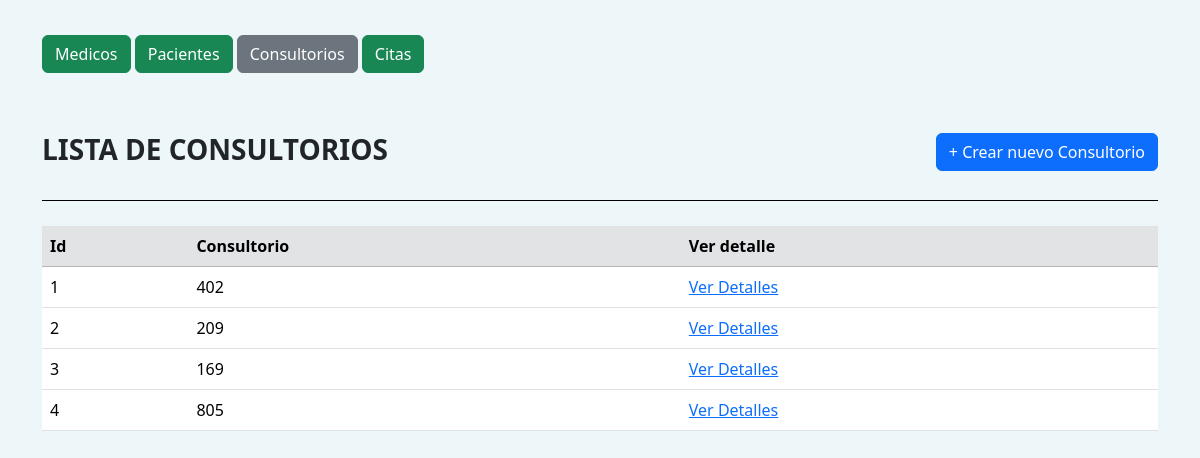
Screenshot of /consultorios with the database file from the repository.
### app/models.py (models this page shows)
class Consultorio(db.Model):
    __tablename__ = 'consultorios'
    id= db.Column(db.Integer, primary_key = True)
    numero = db.Column(db.Integer)
    citas = db.relationship("Cita" , backref = "consultorio" )

### app/routes.py (the view)
@app.route('/consultorios')
def get_all_consultorios():
    consultorios = Consultorio.query.all()
    return render_template('consultorios/consultorios.html', consultorios = consultorios )

### app/templates/consultorios/consultorios.html (shortened to what this page needs)
<!DOCTYPE html>
<html lang="en">
  <head>
    <link rel="stylesheet" href="https://cdn.jsdelivr.net/npm/bootstrap@5.3.3/dist/css/bootstrap.min.css">
  </head>
  <body>
    <section class="container sectionHomeTable">
      <nav class="navPage">
        <div>
          <a class="btn btn-success" href="http://127.0.0.1:5000/medicos">Medicos</a>
          <a class="btn btn-success" href="http://127.0.0.1:5000/pacientes"> Pacientes </a>
          <a class="btn btn-secondary" href="http://127.0.0.1:5000/consultorios">Consultorios </a>
          <a class="btn btn-success" href="http://127.0.0.1:5000/citas">Citas</a>
        </div>
      </nav>
      <section class="sectionTable">
        <div class="navHeaderTable">
          <h3 class="titleTable">LISTA DE CONSULTORIOS</h3>
          <a class="btn btn-primary" href="http://127.0.0.1:5000/consultorios/create">+ Crear nuevo Consultorio</a>
        </div>
        <article class="articleTable">
          <table class="table table-hover">
            <thead class="table-secondary">
              <tr>
                <th>Id</th>
                <th>Consultorio</th>
                <th>Ver detalle</th>
              </tr>
            </thead>
            <tbody>
              {% for consultorio in consultorios %}
              <tr>
                <td>{{ consultorio.id}}</td>
                <td>{{ consultorio.numero }}</td>
                <td><a href="/consultorios/{{ consultorio.id }}">Ver Detalles</a></td>
              </tr>
              {% endfor %}
            </tbody>
          </table>
        </article>
      </section>
    </section>
  </body>
</html>

### app/templates/consultorios/consultorios.html (style rules this page uses)
* { padding: 0; margin: 0; box-sizing: border-box; }
body { background-color: #edf6f9; }
.sectionHomeTable { padding-top: 35px; }
.navPage { padding-bottom: 35px; display: flex; justify-content: space-between; }
.sectionTable { border-radius: 12px; }
.articleTable { margin: 0; padding-top: 25px; padding-bottom: 25px; }
.navHeaderTable { display: flex; justify-content: space-between; align-items: flex-start; padding: 25px 0px; border-bottom: 1px solid black; }
.sectionHomeTable H3 { font-weight: bold; }

### rows the page displays
Consultorio: id "1", numero "402"
Consultorio: id "2", numero "209"
Consultorio: id "3", numero "169"
Consultorio: id "4", numero "805"
